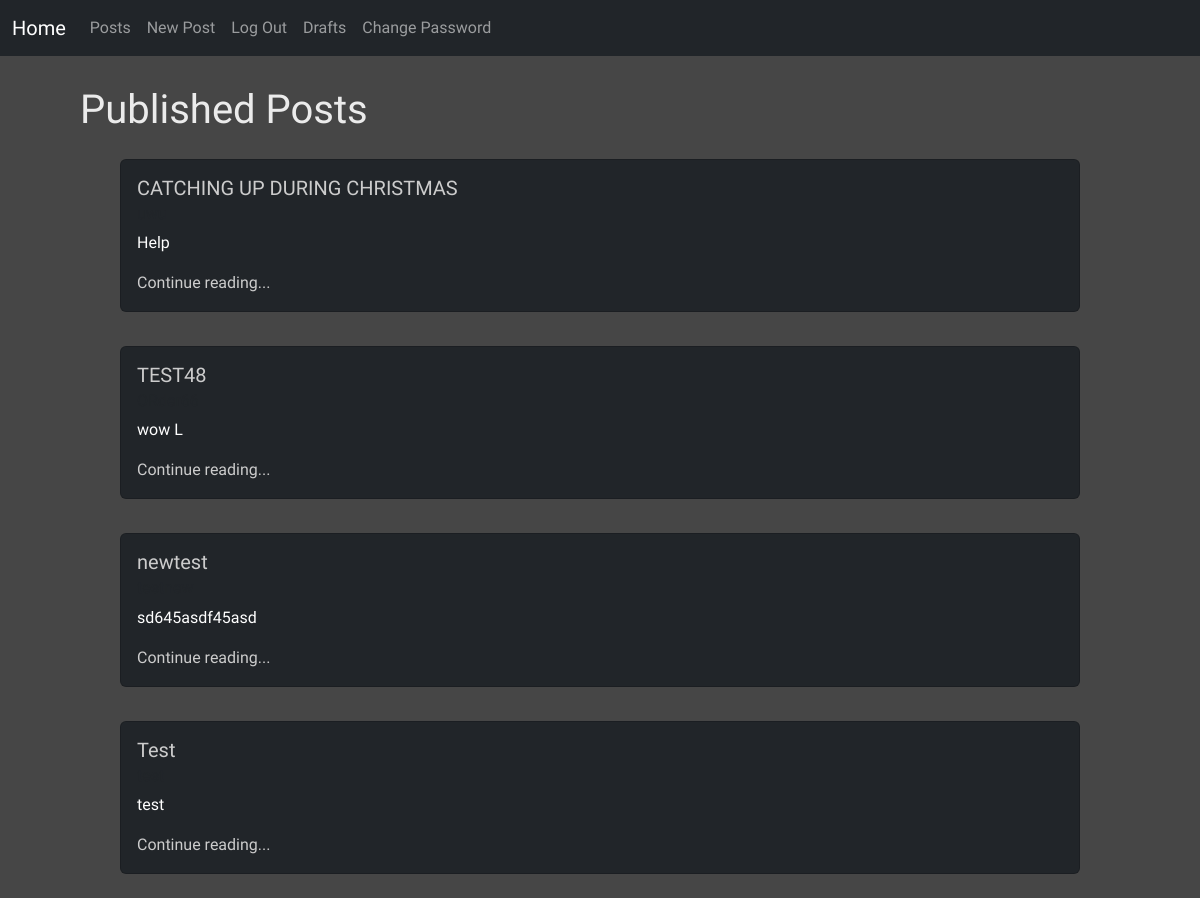
Screenshot of /posts/ (signed in) with the database file from the repository.
### posts/models.py (models this page shows, shortened)
class Post(models.Model):
    title = models.CharField(max_length=128)
    subtitle = models.CharField(max_length=256)
    body = models.TextField()
    author = models.ForeignKey(
        get_user_model(),
        on_delete=models.CASCADE
    )
    status = models.ForeignKey(
        Status,
        on_delete=models.CASCADE
    )
    created_on = models.DateTimeField(auto_now_add=True)

### posts/views.py (the view)
# urls.py: path("", views.PostListView.as_view(), name = "list"),
class PostListView(ListView):
  template_name = "posts/list.html"
  model = Post
  def get_context_data(self, **kwargs):
    context = super().get_context_data(**kwargs)
    published_status = Status.objects.get(name="published")
    context ["post_list"] = (
      Post.objects
      .filter(status=published_status)
      .order_by("created_on").reverse()
    )
    context["title"] = "Published"
    return context

### templates/posts/list.html (shortened to what this page needs)
{% extends 'base.html' %}
{% block content %}
<div class="list-title">
  <h1>Published Posts</h1>
</div>
  {% for post in post_list %}
  <div class="card bg-dark text-white list-cards">
    <div class="card-body">
      <a href="{%url 'detail' post.id %}"><h5 class="card-title">{{ post.title }}</h5></a>
      <h6 class="card-subtitle mb-2 text-body-secondary">{{ post.subtitle }}</h6>
      <p class="card-text">{{ post.body| truncatechars:128 }}</p>
      <a href="{% url 'detail' post.id %}" class="card-link">Continue reading...</a>
    </div>
  </div>
  <br />
{% endfor %}
{% endblock content %}

### static/css/style.css (style rules this page uses)
body { background-color: rgb(70, 70, 70); font-family: "Lexend", serif; font-optical-sizing: auto; font-style: normal; }
h1,h3 { color: rgb(235, 235, 235); }
a { color: rgb(204, 204, 204); text-decoration: none; }
.list-title { margin-left: 80px; margin-top: 30px; margin-bottom: 25px; }
.list-cards { width: 80%; margin-left: auto; margin-right: auto; margin-top: 10px; }

### rows the page displays
Post: title "CATCHING UP DURING CHRISTMAS", body "Help"
Post: title "TEST48", body "wow L"
Post: title "newtest", body "sd645asdf45asd"
Post: title "Test", body "test"
